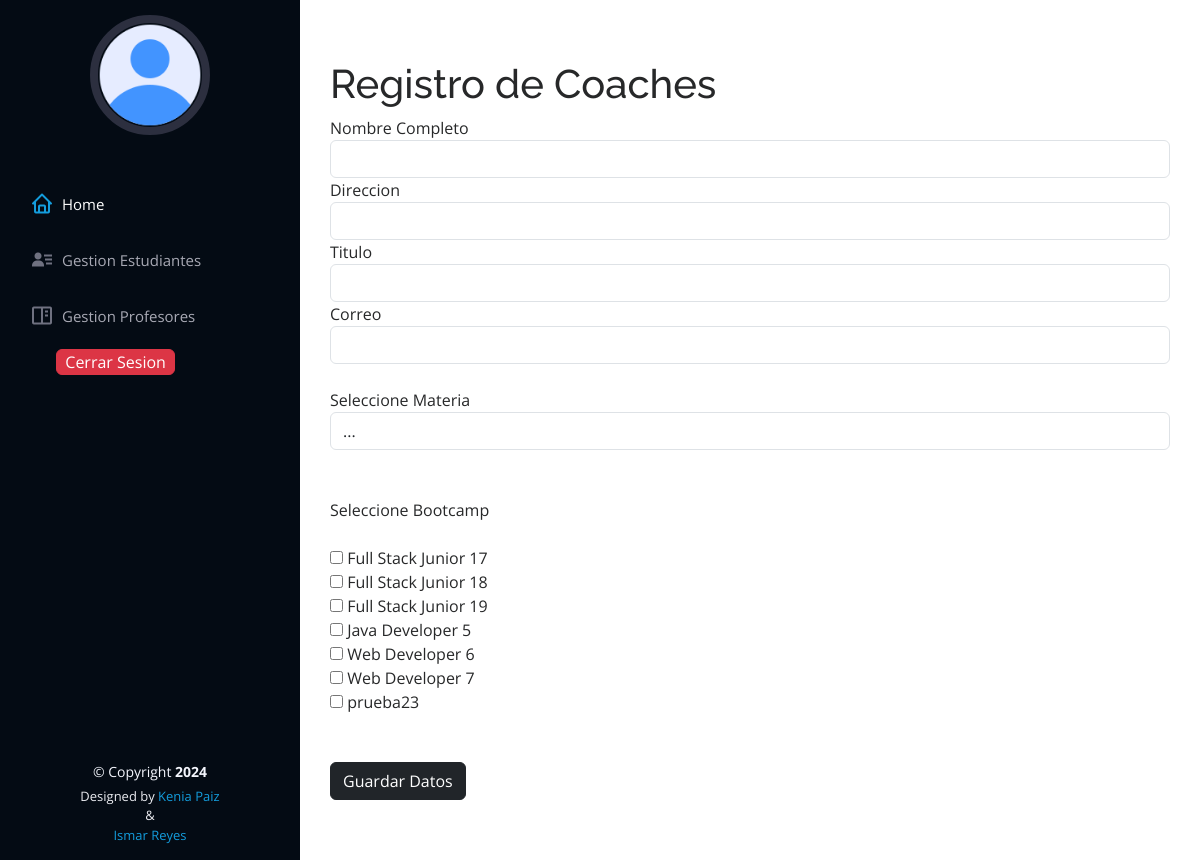
/registrar_coach.php, run on the app's committed database.
### tables this page shows
CREATE TABLE `bootcamps` (
  `id` int(11) NOT NULL,
  `bootcamp` varchar(60) NOT NULL
);

### clases/Coaches.php (called while the page is built, shortened)
<?php
class Coaches extends Conexion{
    public function getBootcamps(){
        $pdo = $this->conectar();
        $consulta = $pdo->query("SELECT * FROM bootcamps");
        $consulta->execute();
        $resultado = $consulta->fetchAll(PDO::FETCH_ASSOC);
        return $resultado;
    }
}
?>

### registrar_coach.php (the view, shortened to what this page needs)
<!DOCTYPE html>
<html lang="en">
<head>
    <link href="assets/vendor/bootstrap/css/bootstrap.min.css" rel="stylesheet">
    <link href="assets/vendor/bootstrap-icons/bootstrap-icons.css" rel="stylesheet">
    <link href="assets/vendor/boxicons/css/boxicons.min.css" rel="stylesheet">
    <link href="assets/css/style.css" rel="stylesheet">
</head>
<body>
    <?php include "./modulos/header.php";
        require "./clases/coaches.php";
        $coaches = new Coaches();
        $arreglo_bootcamps = $coaches->getBootcamps();
    ?>
    <main id="main">
        <section class="container">
            <h1>Registro de Coaches</h1>
            <form action="" method="POST">
                <label for="">Nombre Completo</label>
                <input type="text" class="form-control" name="nombre" required>
                <label for="">Direccion</label>
                <input type="text" class="form-control" name="direccion" required>
                <label for="">Titulo</label>
                <input type="text" class="form-control" name="titulo" required>
                <label for="">Correo</label>
                <input type="text" class="form-control" name="correo" required>
                <br>
                <label for="">Seleccione Materia</label>
                <select name="materia" class="form-control" id="">
                    <option value="">...</option>
                </select>
                <br>
                <br><label for="">Seleccione Bootcamp</label><br>
                <?php
                        foreach($arreglo_bootcamps as $bootcamp){
                    ?>
                <br><input type="checkbox" name="bootcamps[]" value="<?php echo $bootcamp["id"]; ?>">
                <?php echo $bootcamp["bootcamp"]; ?>
                <?php } ?>
                <br>
                <br>
                <input type="submit" class="btn btn-dark mt-4" value="Guardar Datos">
            </form>
        </section>
    </main>
    <?php include "./modulos/footer.php";  ?>
</body>
</html>

### assets/css/style.css (style rules this page uses)
body { font-family: "Open Sans", sans-serif; color: #272829; }
h1, h2, h3, h4, h5, h6 { font-family: "Raleway", sans-serif; }
#main { margin-left: 300px; }
.container, .container-fluid { padding-left: 30px; padding-right: 30px; }
section { padding: 60px 0; overflow: hidden; }

### data on the page
bootcamps: bootcamp "Full Stack Junior 17"
bootcamps: bootcamp "Full Stack Junior 18"
bootcamps: bootcamp "Full Stack Junior 19"
bootcamps: bootcamp "Java Developer 5"
bootcamps: bootcamp "Web Developer 6"
bootcamps: bootcamp "Web Developer 7"
bootcamps: bootcamp "prueba23"
